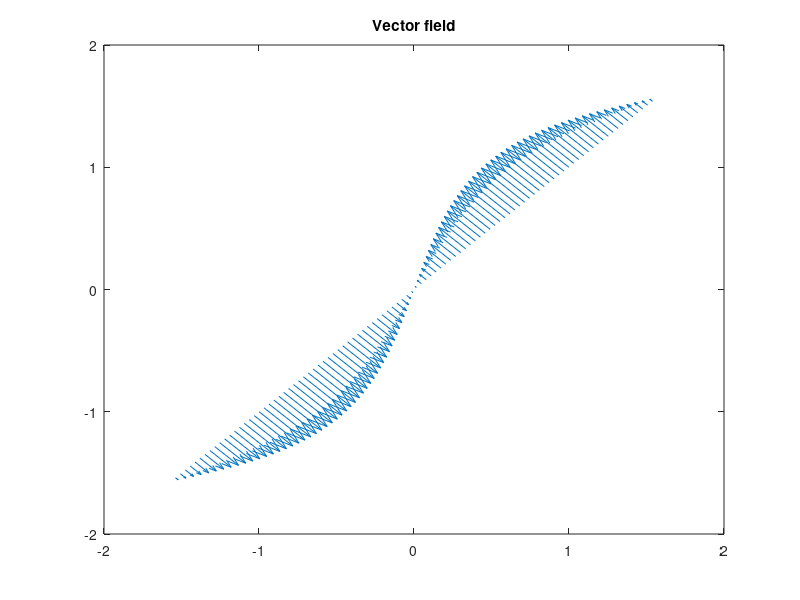

MATLAB code for this plot: (Note: this script raises an error after producing the figure.)
clear;
clc;
clf;

px  = -pi/2;
qx  = pi/2;
py  = -pi/2;
qy  = pi/2;
N   = 100;
dx  = (qx - px)/(N - 1);
dy  = (qy - py)/(N - 1);
x   = px:dx:qx;
y   = py:dy:qy;

t = 0;
t_final = pi;
dt = 0.2*dx;

u   = zeros(N,N);                  
u_new = zeros(N,N);                 
v   = zeros(N,N);                  
v_new = zeros(N,N);

% Boundary conditions
u(1,:) = 0;
u(N,:) = 0;
u(:,1) = 0;
u(:,N) = 0;
v(1,:) = 0;
v(N,:) = 0;
v(:,1) = 0;
v(:,N) = 0;

i = 1:N;
j = 1:N;

disp('working');
%u = -cos(x).*sin(y).*cos(t);
%v = sin(x).*cos(y).*cos(t);
disp('working');

r = 0.25;

while t < t_final,
    u_new = u;
    v_new = v;
    u = -cos(x).*sin(y)*cos(t);
    v = sin(x).*cos(y)*cos(t);
    quiver(x,y,u,v);
    title('Vector field');
    u(i,j) = u_new(i,j)-(dt*u_new(i,j).*(u_new(i,j)-u_new(i-1,j))/dx)-(dt*v_new(i,j).*(u_new(i,j)-u_new(i,j-1))/dy);
    v(i,j) = v_new(i,j)-(dt*u_new(i,j).*(v_new(i,j)-v_new(i-1,j))/dx)-(dt*v_new(i,j).*(v_new(i,j)-v_new(i,j-1))/dy);
    t = t + dt;
    u(1,:) = 0;
    u(N,:) = 0;
    u(:,1) = 0;
    u(:,N) = 0;
    v(1,:) = 0;
    v(N,:) = 0;
    v(:,1) = 0;
    v(:,N) = 0;
end;
